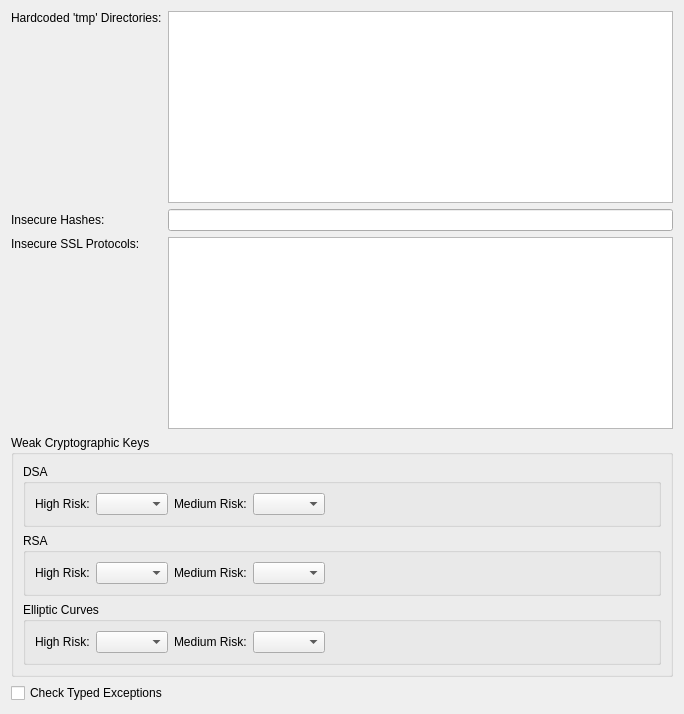
         <widget class="QWidget" name="securityOptionsTab">
          <attribute name="title">
           <string>Security Options</string>
          </attribute>
          <layout class="QGridLayout" name="gridLayout_7">
           <item row="0" column="0">
            <widget class="QLabel" name="label_21">
             <property name="text">
              <string>Hardcoded 'tmp' Directories:</string>
             </property>
             <property name="alignment">
              <set>Qt::AlignLeading|Qt::AlignLeft|Qt::AlignTop</set>
             </property>
            </widget>
           </item>
           <item row="3" column="0" colspan="2">
            <widget class="QGroupBox" name="groupBox_11">
             <property name="title">
              <string>Weak Cryptographic Keys</string>
             </property>
             <layout class="QVBoxLayout" name="verticalLayout_10">
              <item>
               <widget class="QGroupBox" name="groupBox_12">
                <property name="title">
                 <string>DSA</string>
                </property>
                <layout class="QHBoxLayout" name="horizontalLayout_5">
                 <item>
                  <widget class="QLabel" name="label_24">
                   <property name="text">
                    <string>High Risk:</string>
                   </property>
                  </widget>
                 </item>
                 <item>
                  <widget class="QComboBox" name="dsaHighRiskCombo">
                   <property name="toolTip">
                    <string>Select the bit length below which a DSA key is to be considered very weak</string>
                   </property>
                   <property name="editable">
                    <bool>false</bool>
                   </property>
                  </widget>
                 </item>
                 <item>
                  <widget class="QLabel" name="label_25">
                   <property name="text">
                    <string>Medium Risk:</string>
                   </property>
                  </widget>
                 </item>
                 <item>
                  <widget class="QComboBox" name="dsaMediumRiskCombo">
                   <property name="toolTip">
                    <string>Select the bit length below which a DSA key is to be considered weak</string>
                   </property>
                   <property name="editable">
                    <bool>false</bool>
                   </property>
                  </widget>
                 </item>
                 <item>
                  <spacer name="horizontalSpacer_8">
                   <property name="orientation">
                    <enum>Qt::Horizontal</enum>
                   </property>
                   <property name="sizeHint" stdset="0">
                    <size>
                     <width>324</width>
                     <height>20</height>
                    </size>
                   </property>
                  </spacer>
                 </item>
                </layout>
               </widget>
              </item>
              <item>
               <widget class="QGroupBox" name="groupBox_13">
                <property name="title">
                 <string>RSA</string>
                </property>
                <layout class="QHBoxLayout" name="horizontalLayout_9">
                 <item>
                  <widget class="QLabel" name="label_26">
                   <property name="text">
                    <string>High Risk:</string>
                   </property>
                  </widget>
                 </item>
                 <item>
                  <widget class="QComboBox" name="rsaHighRiskCombo">
                   <property name="toolTip">
                    <string>Select the bit length below which a RSA key is to be considered very weak</string>
                   </property>
                   <property name="editable">
                    <bool>false</bool>
                   </property>
                  </widget>
                 </item>
                 <item>
                  <widget class="QLabel" name="label_27">
                   <property name="text">
                    <string>Medium Risk:</string>
                   </property>
                  </widget>
                 </item>
                 <item>
                  <widget class="QComboBox" name="rsaMediumRiskCombo">
                   <property name="toolTip">
                    <string>Select the bit length below which a RSA key is to be considered weak</string>
                   </property>
                   <property name="editable">
                    <bool>false</bool>
                   </property>
                  </widget>
                 </item>
                 <item>
                  <spacer name="horizontalSpacer_9">
                   <property name="orientation">
                    <enum>Qt::Horizontal</enum>
                   </property>
                   <property name="sizeHint" stdset="0">
                    <size>
                     <width>40</width>
                     <height>20</height>
                    </size>
                   </property>
                  </spacer>
                 </item>
                </layout>
               </widget>
              </item>
              <item>
               <widget class="QGroupBox" name="groupBox_14">
                <property name="title">
                 <string>Elliptic Curves</string>
                </property>
                <layout class="QHBoxLayout" name="horizontalLayout_10">
                 <item>
                  <widget class="QLabel" name="label_28">
                   <property name="text">
                    <string>High Risk:</string>
                   </property>
                  </widget>
                 </item>
                 <item>
                  <widget class="QComboBox" name="ecHighRiskCombo">
                   <property name="toolTip">
                    <string>Select the bit length below which an Elliptic Curve is to be considered very weak</string>
                   </property>
                   <property name="editable">
                    <bool>false</bool>
                   </property>
                  </widget>
                 </item>
                 <item>
                  <widget class="QLabel" name="label_29">
                   <property name="text">
                    <string>Medium Risk:</string>
                   </property>
                  </widget>
                 </item>
                 <item>
                  <widget class="QComboBox" name="ecMediumRiskCombo">
                   <property name="toolTip">
                    <string>Select the bit length below which an Elliptic Curve is to be considered weak</string>
                   </property>
                   <property name="editable">
                    <bool>false</bool>
                   </property>
                  </widget>
                 </item>
                 <item>
                  <spacer name="horizontalSpacer_10">
                   <property name="orientation">
                    <enum>Qt::Horizontal</enum>
                   </property>
                   <property name="sizeHint" stdset="0">
                    <size>
                     <width>40</width>
                     <height>20</height>
                    </size>
                   </property>
                  </spacer>
                 </item>
                </layout>
               </widget>
              </item>
             </layout>
            </widget>
           </item>
           <item row="2" column="1">
            <widget class="QPlainTextEdit" name="insecureSslProtocolsEdit">
             <property name="toolTip">
              <string>Enter the names of insecure SSL protocols and methods (one per line)</string>
             </property>
            </widget>
           </item>
           <item row="2" column="0">
            <widget class="QLabel" name="label_23">
             <property name="text">
              <string>Insecure SSL Protocols:</string>
             </property>
             <property name="alignment">
              <set>Qt::AlignLeading|Qt::AlignLeft|Qt::AlignTop</set>
             </property>
            </widget>
           </item>
           <item row="1" column="0">
            <widget class="QLabel" name="label_22">
             <property name="text">
              <string>Insecure Hashes:</string>
             </property>
            </widget>
           </item>
           <item row="1" column="1">
            <widget class="E5ClearableLineEdit" name="hashesEdit">
             <property name="toolTip">
              <string>Enter a list of hash methods to be considered insecure separated by comma</string>
             </property>
            </widget>
           </item>
           <item row="4" column="0" colspan="2">
            <widget class="QCheckBox" name="typedExceptionsCheckBox">
             <property name="toolTip">
              <string>Select to also check for insecure exception handling for typed exceptions</string>
             </property>
             <property name="text">
              <string>Check Typed Exceptions</string>
             </property>
            </widget>
           </item>
           <item row="0" column="1">
            <widget class="QPlainTextEdit" name="tmpDirectoriesEdit">
             <property name="toolTip">
              <string>Enter directory names (one per line) to be checked for</string>
             </property>
            </widget>
           </item>
          </layout>
         </widget>
